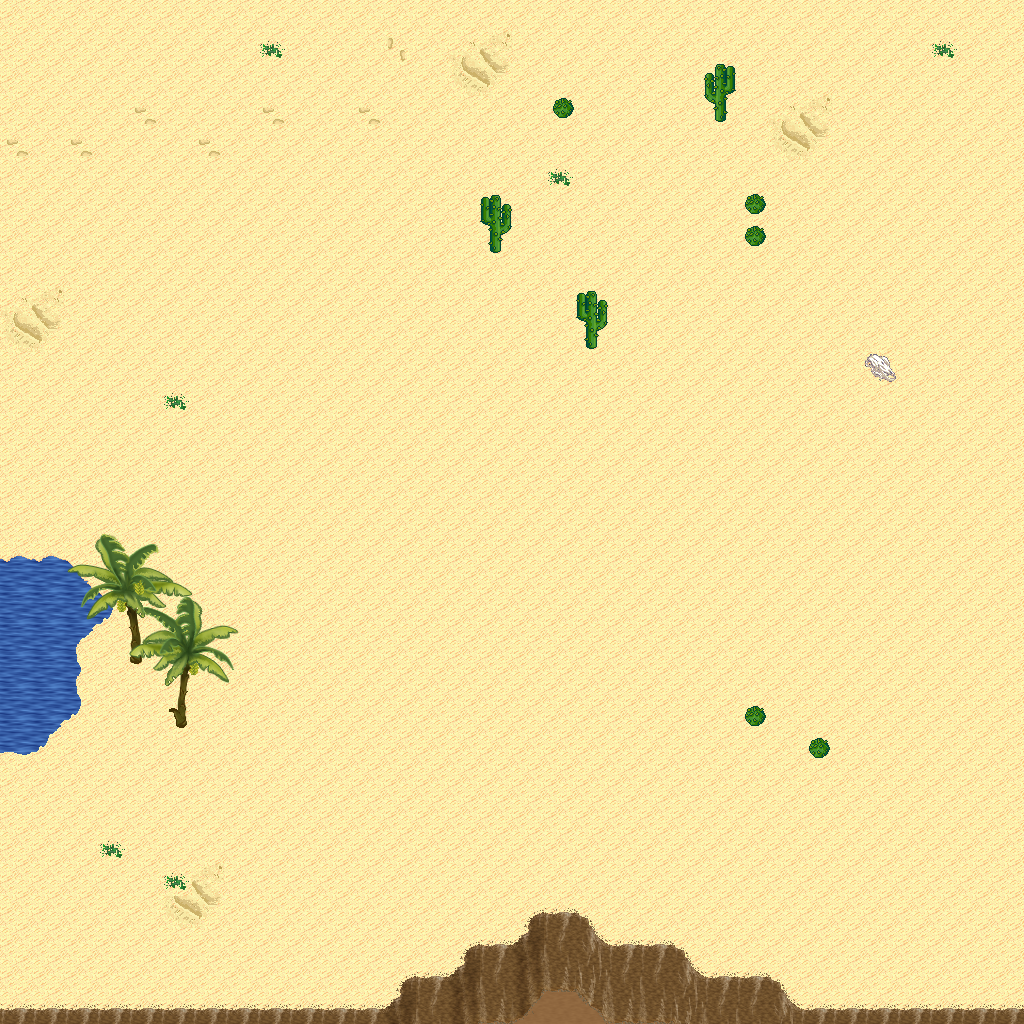

Below is a game level as drawn by its tile map, then a one-line description and the .tmx that defines it (tile-layer data replaced by summaries):
An orthogonal 32x32 tile map with 32x32 px tiles, 5 tile layers (Ground, Objects, Objects2, Above, ...), 1 hidden layer not drawn, 14 tilesets.

<map version="1.10" tiledversion="1.11.0" orientation="orthogonal" renderorder="right-down" width="32" height="32" tilewidth="32" tileheight="32" infinite="0" nextlayerid="11" nextobjectid="1">
 <tileset firstgid="1" name="logic_collision" tilewidth="32" tileheight="32" tilecount="1" columns="1">
  <image source="../drawable/logic_collision.png" width="32" height="32" />
 </tileset>
 <tileset firstgid="2" name="ground_ground" tilewidth="32" tileheight="32" tilecount="33" columns="3">
  <image source="../drawable/ground_ground.png" width="96" height="352" />
 </tileset>
 <tileset firstgid="35" name="ground_ridge_earth_pale" tilewidth="32" tileheight="32" tilecount="96" columns="12">
  <image source="../drawable/ground_ridge_earth_pale.png" width="384" height="256" />
 </tileset>
 <tileset firstgid="131" name="ground_ridge_earth_dark" tilewidth="32" tileheight="32" tilecount="96" columns="12">
  <image source="../drawable/ground_ridge_earth_dark.png" width="384" height="256" />
 </tileset>
 <tileset firstgid="227" name="terrain_desert" tilewidth="32" tileheight="32" tilecount="88" columns="8">
  <image source="../drawable/terrain_desert.png" width="256" height="352" />
 </tileset>
 <tileset firstgid="315" name="plant_tree_tree_darkgreen" tilewidth="32" tileheight="32" tilecount="88" columns="8">
  <image source="../drawable/plant_tree_tree_darkgreen.png" width="256" height="352" />
 </tileset>
 <tileset firstgid="403" name="building_tan_building" tilewidth="32" tileheight="32" tilecount="24" columns="4">
  <image source="../drawable/building_tan_building.png" width="128" height="192" />
 </tileset>
 <tileset firstgid="427" name="plant_cactus_2" tilewidth="32" tileheight="32" tilecount="10" columns="5">
  <image source="../drawable/plant_cactus_2.png" width="160" height="64" />
 </tileset>
 <tileset firstgid="437" name="ground_sand_2" tilewidth="32" tileheight="32" tilecount="15" columns="5">
  <image source="../drawable/ground_sand_2.png" width="160" height="96" />
 </tileset>
 <tileset firstgid="452" name="object_stone_well" tilewidth="32" tileheight="32" tilecount="6" columns="2">
  <image source="../drawable/object_stone_well.png" width="64" height="96" />
 </tileset>
 <tileset firstgid="458" name="plant_tree_banana_tree" tilewidth="32" tileheight="32" tilecount="40" columns="4">
  <image source="../drawable/plant_tree_banana_tree.png" width="128" height="320" />
 </tileset>
 <tileset firstgid="498" name="ground_sand_edges" tilewidth="32" tileheight="32" tilecount="15" columns="5">
  <image source="../drawable/ground_sand_edges.png" width="160" height="96" />
 </tileset>
 <tileset firstgid="513" name="building_window_window_centered" tilewidth="32" tileheight="32" tilecount="1" columns="1">
  <image source="../drawable/building_window_window_centered.png" width="32" height="32" />
 </tileset>
 <tileset firstgid="514" name="building_door_closed" tilewidth="32" tileheight="32" tilecount="1" columns="1">
  <image source="../drawable/building_door_closed.png" width="32" height="32" />
 </tileset>
 <layer id="1" name="Ground" width="32" height="32">
  <data>[1024 cells, 1024 non-empty, 11 distinct tile ids]</data>
 </layer>
 <layer id="2" name="Objects" width="32" height="32">
  <data>[1024 cells, 76 non-empty, 21 distinct tile ids]</data>
 </layer>
 <layer id="3" name="Objects2" width="32" height="32">
  <data>[1024 cells, 2 non-empty, 2 distinct tile ids]</data>
 </layer>
 <layer id="4" name="Above" width="32" height="32">
  <data>[1024 cells, 15 non-empty, 14 distinct tile ids]</data>
 </layer>
 <layer id="5" name="Above2" width="32" height="32">
  <data>[1024 cells, 16 non-empty, 16 distinct tile ids]</data>
 </layer>
 <layer id="6" name="Walkable" width="32" height="32" visible="0">
  <data>[1024 cells, 32 non-empty, 1 distinct tile ids]</data>
 </layer>
 <objectgroup id="7" name="Mapevents" />
 <objectgroup id="8" name="Spawn" />
 <objectgroup id="9" name="Keys" />
 <objectgroup id="10" name="Replace" />
</map>
